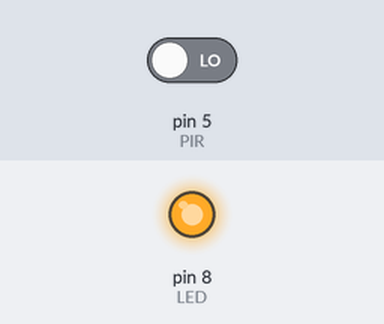
Recording of a sketch running on a simulated Arduino Uno, built with avr-gcc and run on an emulated ATmega328P. Parts: output pins drawn as LEDs (lit = HIGH). The test bench sets the inputs (shaded band); at power-on: pin 5 (PIR) LOW. What the sketch prints to the serial monitor is not drawn.

Above: at 1.2 s.
1.3 s: pin 5 (PIR) driven HIGH
At 1.9 s:
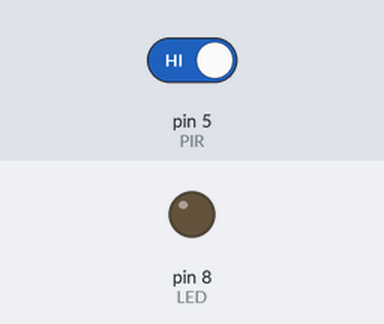
2.8 s: pin 5 (PIR) driven LOW
At 4.3 s:
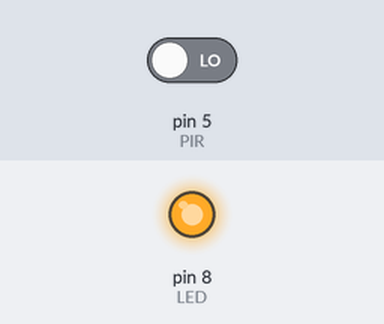
Timing chart, 0 to 5.8 s (numbered marks = the images above; inputs shaded):
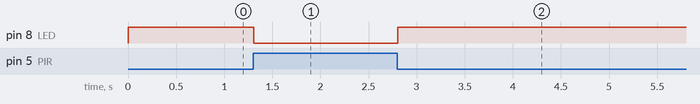

The sketch:

PIR_LED_TEST.ino
```cpp
int LED = 8;
int PIR = 5;

void setup() { pinMode(LED, OUTPUT);
pinMode(PIR, INPUT);
Serial.begin(9600);
}

void loop() {

int readValue = digitalRead(PIR); Serial.println(readValue);
if (readValue == HIGH) {

digitalWrite(LED, LOW);
} else {digitalWrite(LED, HIGH);
}

}
```

Measured:
- after the input at 1.3 s, pin 8 (LED): HIGH → LOW at once
- after the input at 2.8 s, pin 8 (LED): LOW → HIGH at once
